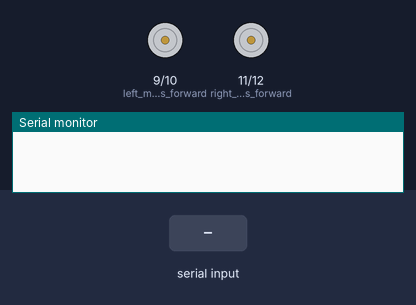
The sketch below on a simulated Arduino Uno, built with avr-gcc and run on an emulated ATmega328P. Parts: motor-driver pin pairs drawn as motors (green arrow = first pin HIGH = forward, orange = second pin HIGH = backward, longer = more drive), the last lines printed to the serial monitor. The test bench sets the inputs (shaded band).

Above: at 1.2 s.
1.3 s: "L" received over Serial
At 1.7 s:
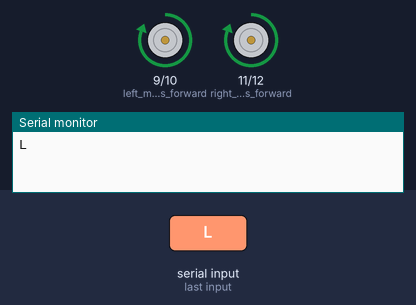
2.8 s: "R" received over Serial
At 4.0 s:
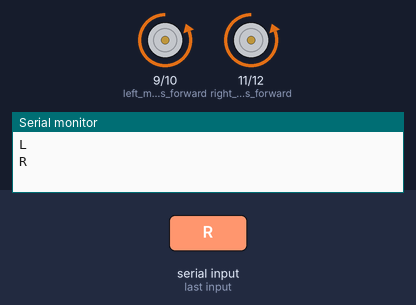
4.3 s: "F" received over Serial
At 5.2 s:
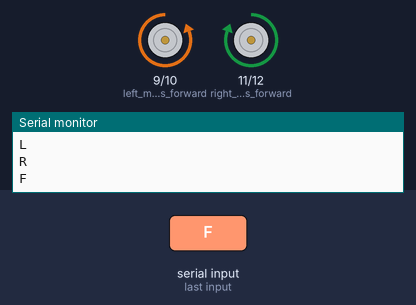
5.8 s: "B" received over Serial
At 6.4 s:
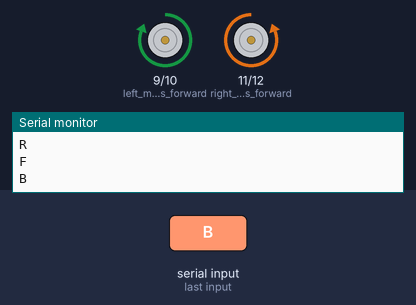
7.3 s: "I" received over Serial
At 8.5 s:
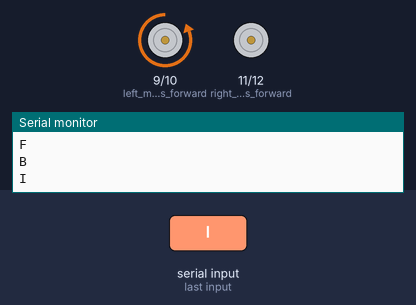
8.8 s: "H" received over Serial
At 9.9 s:
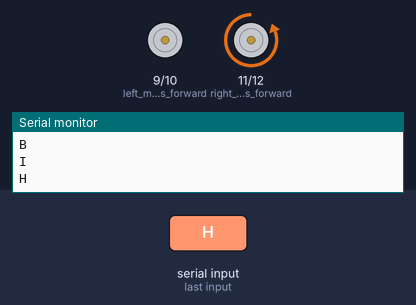
Timing chart, 0 to 11.3 s (numbered marks = the images above; inputs shaded):
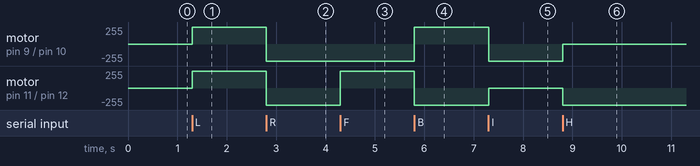

The sketch:

Hanan_Elderiny_MyLove.ino
```cpp
char signal;

void setup() {
  // put your setup code here, to run once:
  pinMode(9, OUTPUT);   //left motors forward
  pinMode(10, OUTPUT);   //left motors reverse
  pinMode(11, OUTPUT);   //right motors forward
  pinMode(12, OUTPUT);   //right motors reverse

  Serial.begin(9600);
}

void loop() {
  // put your main code here, to run repeatedly:
  if (Serial.available() > 0) {
    signal = Serial.read();
    Serial.println(signal);

    if (signal == 'L') {  //Left
      digitalWrite(9, HIGH);
      digitalWrite(10, LOW);
      digitalWrite(11, HIGH);
      digitalWrite(12, LOW);
    }
    else if (signal == 'R') { //Right
      digitalWrite(9, LOW);
      digitalWrite(10, HIGH);
      digitalWrite(11, LOW);
      digitalWrite(12, HIGH);
    }
    else if (signal == 'F') { //Forward
      digitalWrite(9, LOW);
      digitalWrite(10, HIGH);
      digitalWrite(11, HIGH);
      digitalWrite(12, LOW);
    }
    else if (signal == 'B') { //Back
      digitalWrite(9, HIGH);
      digitalWrite(10, LOW);
      digitalWrite(11, LOW);
      digitalWrite(12, HIGH);
    }
    else if (signal == 'I') { //Forward Right
      digitalWrite(9, LOW);
      digitalWrite(10, HIGH);
      digitalWrite(11, LOW);
      digitalWrite(12, LOW);
    }
    else if (signal == 'H') { //Forward Left
      digitalWrite(9, LOW);
      digitalWrite(10, LOW);
      digitalWrite(11, LOW);
      digitalWrite(12, HIGH);
    }
    else if (signal == 'J') { //Back Right
      digitalWrite(9, HIGH);
      digitalWrite(10, LOW);
      digitalWrite(11, LOW);
      digitalWrite(12, LOW);
    }
    else if (signal == 'G') { //Back Left
      digitalWrite(9, LOW);
      digitalWrite(10, LOW);
      digitalWrite(11, HIGH);
      digitalWrite(12, LOW);
    }
    else {                   //Stop
      digitalWrite(9, LOW);
      digitalWrite(10, LOW);
      digitalWrite(11, LOW);
      digitalWrite(12, LOW);
    }
  }
}
```

Measured:
- after the input at 1.3 s, motor on pin 9 (left_motors_forward) / pin 10 (left_motors_reverse), motor on pin 11 (right_motors_forward) / pin 12 (right_motors_reverse): stopped → forward 255/255 at once
- after the input at 2.8 s, motor on pin 9 (left_motors_forward) / pin 10 (left_motors_reverse), motor on pin 11 (right_motors_forward) / pin 12 (right_motors_reverse): forward 255/255 → backward 255/255 at once
- after the input at 4.3 s, motor on pin 11 (right_motors_forward) / pin 12 (right_motors_reverse): backward 255/255 → forward 255/255 at once
- after the input at 5.8 s, motor on pin 9 (left_motors_forward) / pin 10 (left_motors_reverse): backward 255/255 → forward 255/255 at once; motor on pin 11 (right_motors_forward) / pin 12 (right_motors_reverse): forward 255/255 → backward 255/255 at once
- after the input at 7.3 s, motor on pin 9 (left_motors_forward) / pin 10 (left_motors_reverse): forward 255/255 → backward 255/255 at once; motor on pin 11 (right_motors_forward) / pin 12 (right_motors_reverse): backward 255/255 → stopped at once
- after the input at 8.8 s, motor on pin 9 (left_motors_forward) / pin 10 (left_motors_reverse): backward 255/255 → stopped at once; motor on pin 11 (right_motors_forward) / pin 12 (right_motors_reverse): stopped → backward 255/255 at once
